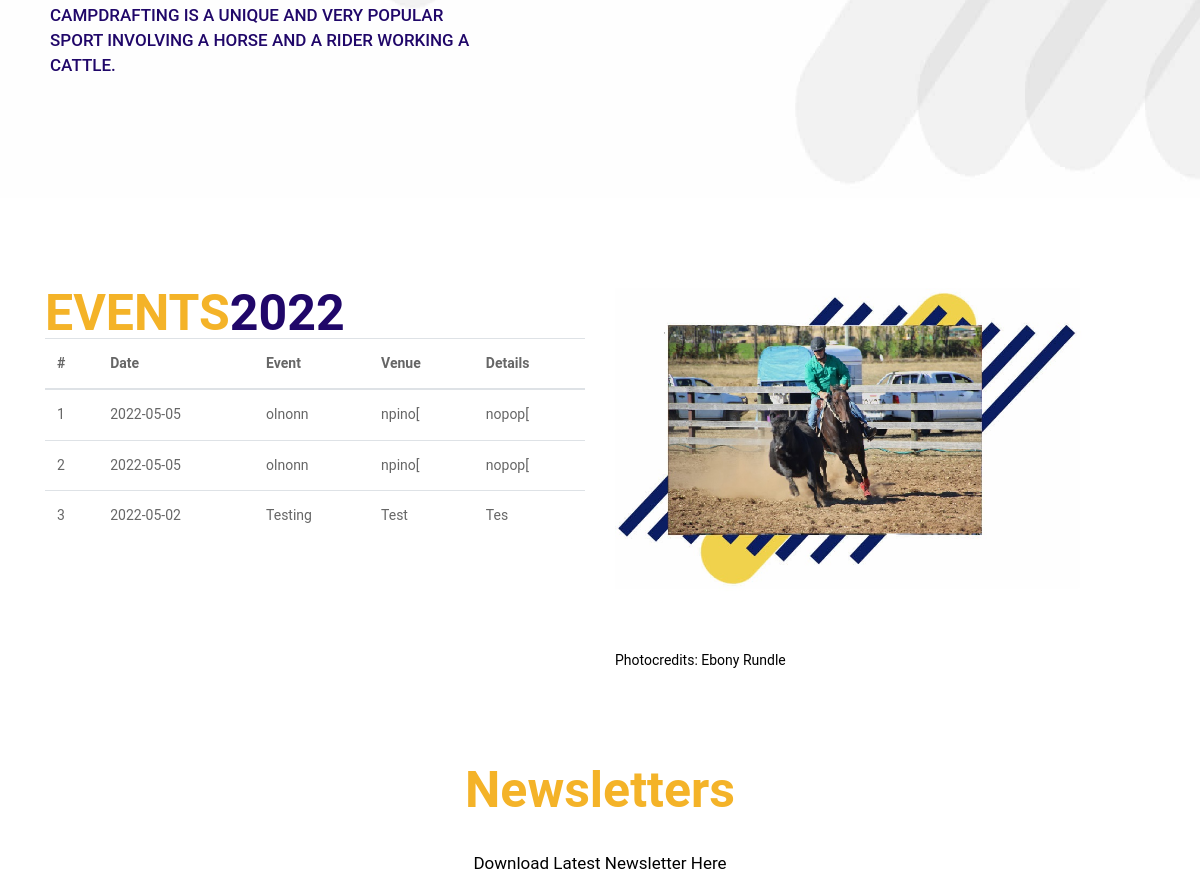
Before: / (middle part) with the older database file.
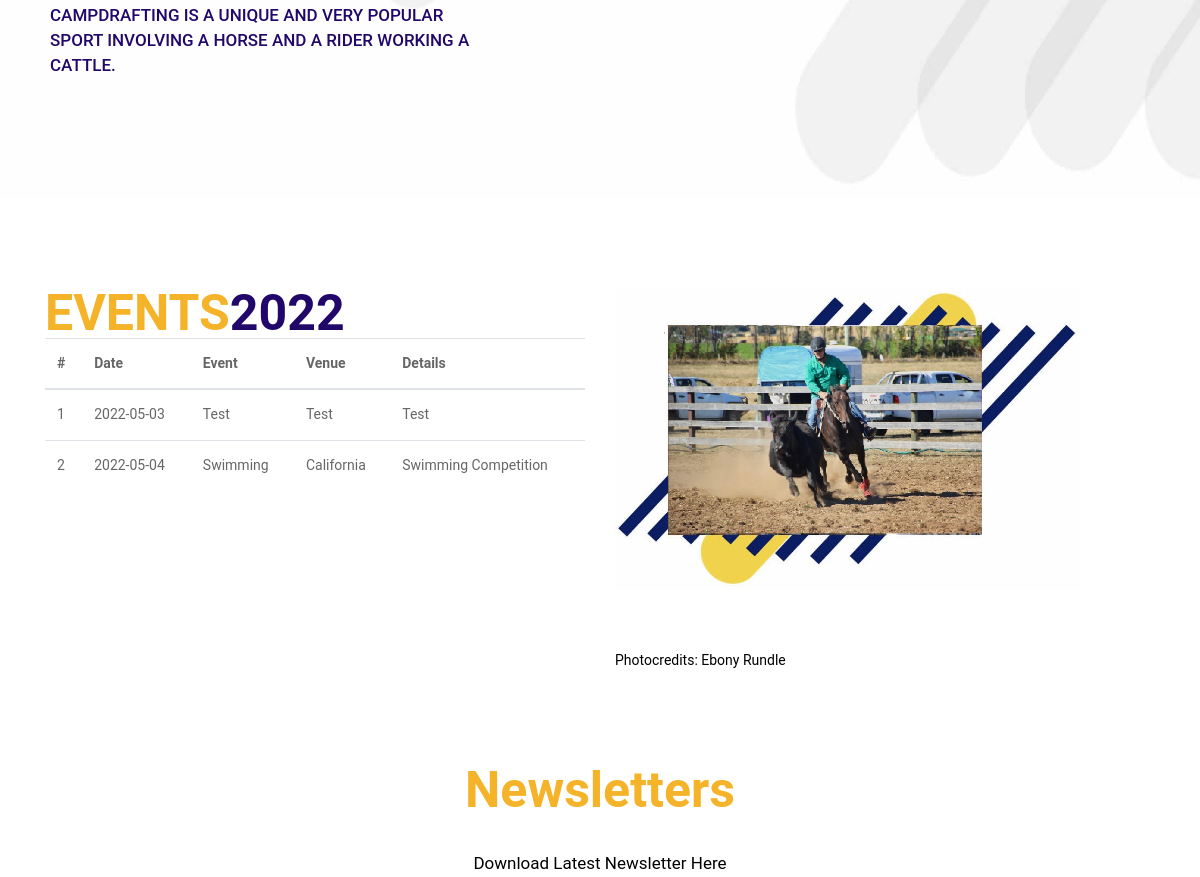
After: the same page with the newer database file.
### tables this page shows
CREATE TABLE `events` (
  `id` int(10) NOT NULL,
  `event` varchar(255) NOT NULL,
  `venue` varchar(255) NOT NULL,
  `details` varchar(255) NOT NULL,
  `date` date NOT NULL
);

### index.php (the view, shortened to what this page needs)
<?php
    include("admin/includes/db.php");
?>
<!DOCTYPE html>
<html lang="en">
<head>
  <link rel="stylesheet" href="css/bootstrap.min.css">
  <link rel="stylesheet" href="css/style.css">
  <link rel="stylesheet" href="css/responsive.css">
  <link rel="stylesheet" href="css/jquery.mCustomScrollbar.min.css">
  <link rel="stylesheet" href="../netdna.bootstrapcdn.com/font-awesome/4.0.3/css/font-awesome.css">
  <link rel="stylesheet" href="../cdnjs.cloudflare.com/ajax/libs/fancybox/2.1.5/jquery.fancybox.min.css" media="screen">
</head>
<body class="main-layout">
  <header>
    <div class="header-top">
     <section class="slider_section">
      <div id="myCarousel" class="carousel slide" data-ride="carousel">
        <ol class="carousel-indicators">
        </ol>
        <div class="carousel-inner">
          <div class="carousel-item active">
            <div class="container-fluid padding_dd">
              <div class="carousel-caption">
                <div class="row">
                  <div class="col-xl-5 col-lg-5 col-md-5 col-sm-12">
                    <div class="text-bg">
                      <p>CAMPDRAFTING IS A UNIQUE AND VERY POPULAR SPORT INVOLVING A HORSE AND A RIDER WORKING A CATTLE.</p>
                    </div>
                  </div>
                  <div class="col-xl-7 col-lg-7 col-md-7 col-sm-12">
                  </div>
                </div>
              </div>
            </div>
          </div>
        </div>
      </div>
    </div>
</header>
<div id="about" class="about">
  <div class="container">
    <div class="row">
      <div class="col-xl-6 col-lg-6 col-md-6 col-sm-12">
        <div class="about-box">
          <h2>EVENTS<strong class="yellow">2022</strong></h2>
<table class="table">
  <thead>
    <tr>
      <th>#</th>
      <th>Date</th>
      <th>Event</th>
      <th>Venue</th>
      <th>Details</th>
    </tr>
  </thead>
  <tbody>
                            <?php
                                $i=0;
                                $get_event = "select * from events order by 1 DESC LIMIT 0,3";
                                $run_event = mysqli_query($con,$get_event);
                                while($row_event=mysqli_fetch_array($run_event)){
                                    $event = $row_event['event'];
                                    $venue = $row_event['venue'];
                                    $details = $row_event['details'];
                                    $date = $row_event['date'];
                                    $i++;
                            ?>
                            <tr>
                                <td> <?php echo $i; ?> </td>
                                <td> <?php echo $date; ?> </td>
                                <td> <?php echo $event; ?> </td>
                                <td> <?php echo $venue; ?> </td>
                                <td> <?php echo $details; ?> </td>
                            </tr>
                            <?php } ?>
                        </tbody>
</table>
        </div>
      </div>
      <div class="col-xl-6 col-lg-6 col-md-6 col-sm-12">
        <div class="about-box">
          <figure><img src="images/about.jpg" alt="#" />
          <figcaption style="color:#000;">
                          Photocredits: Ebony Rundle
                      </figcaption>
          </figure>
        </div>
      </div>
    </div>
  </div>
</div>
<div id="important" class="important">
  <div class="container">
    <div class="row">
      <div class="col-md-12">
        <div class="titlepage">
          <h2>Newsletters <strong class="yellow"></strong></h2>
          <span>Download Latest Newsletter Here</span>
        </div>
      </div>
    </div>
  </div>
</div>
</body>
</html>

Changed rows visible on the page:
removed events: date "2022-05-05", event "olnonn", venue "npino[", details "nopop["
removed events: date "2022-05-05", event "olnonn", venue "npino[", details "nopop["
removed events: date "2022-05-02", event "Testing", venue "Test", details "Tes"
now on this page (row unchanged): events: date "2022-05-03", event "Test", venue "Test", details "Test"
now on this page (row unchanged): events: date "2022-05-04", event "Swimming", venue "California", details "Swimming Competition"
